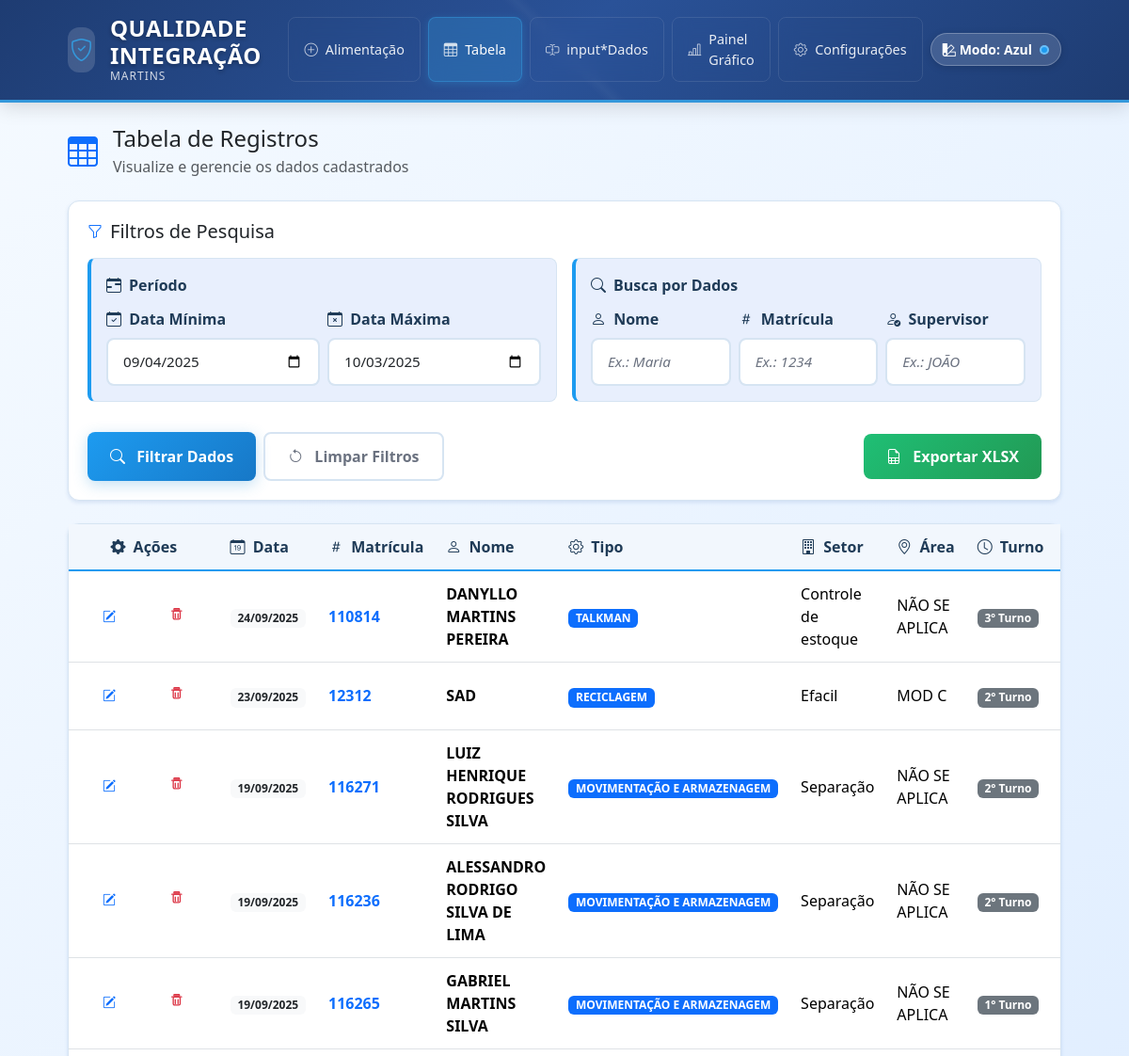
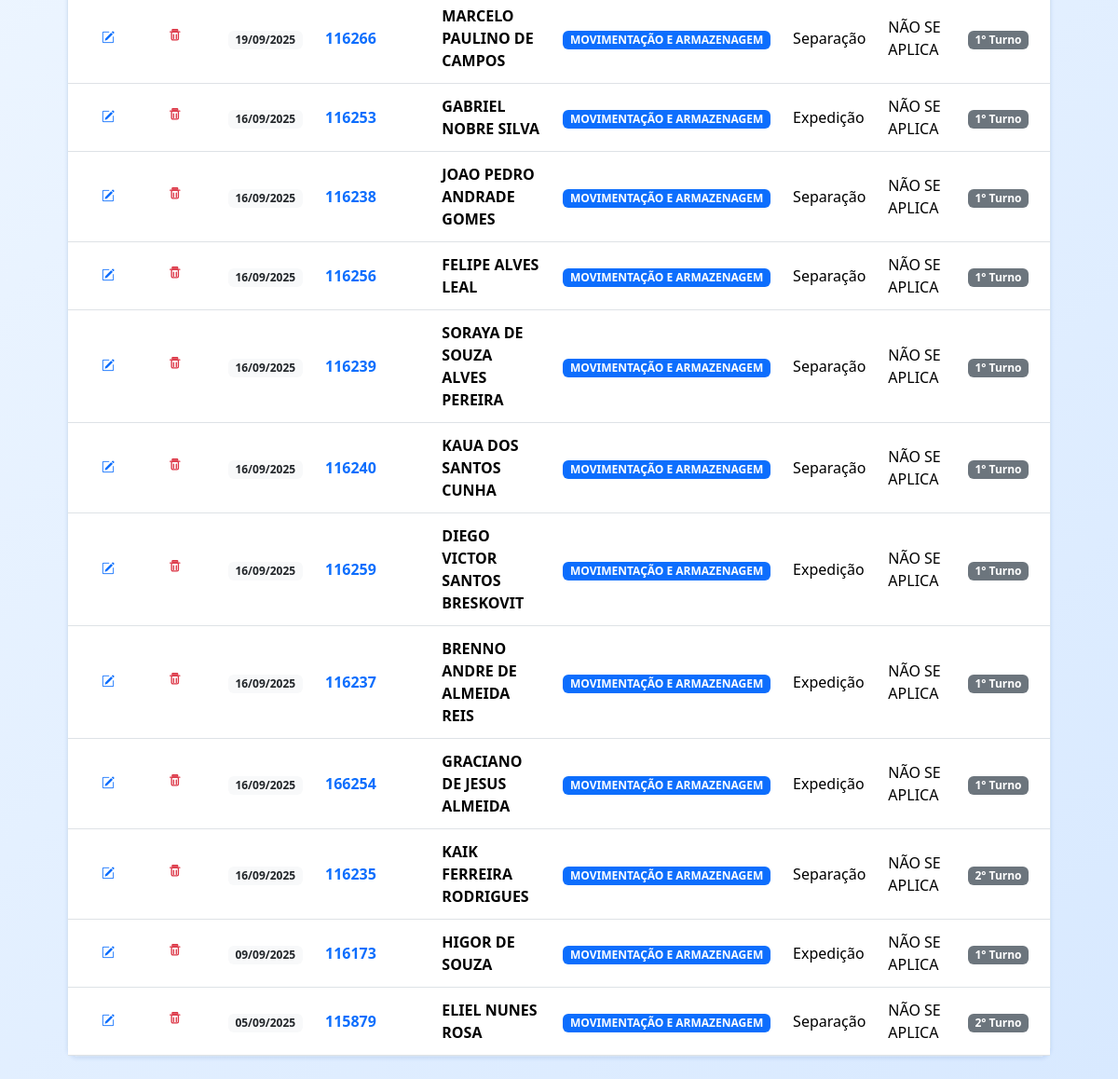
/tabela, run on the app's committed database (2 pictures, top to bottom).
### app/models.py (models this page shows, shortened)
class Colaborador(db.Model):
    __tablename__ = 'colaboradores'
    id = db.Column(db.Integer, primary_key=True)
    matricula = db.Column(db.Integer, nullable=False, index=True)
    nome = db.Column(db.String(120), nullable=False)
    tipo = db.Column(db.String(50), nullable=False)  # from list 'tipo'
    setor = db.Column(db.String(50), nullable=False)  # from list 'setor'
    area = db.Column(db.String(120), nullable=False)  # list 'area' (editable)
    turno = db.Column(db.String(50), nullable=False)  # from list 'turno'
    supervisor = db.Column(db.String(120), nullable=False)  # stored UPPER
    integracao = db.Column(db.String(10), nullable=False)  # from list 'integracao'
    data = db.Column(db.Date, nullable=False, default=datetime.utcnow)
    observacao = db.Column(db.Text, nullable=True)
    created_at = db.Column(db.DateTime, default=datetime.utcnow)

### app/views.py (the view)
@bp.route('/tabela')
def tabela():
    today = datetime.today().date()
    default_min = (today - timedelta(days=29)).strftime('%Y-%m-%d')
    default_max = today.strftime('%Y-%m-%d')
    min_date_str = request.args.get('min_data') or default_min
    max_date_str = request.args.get('max_data') or default_max
    q_nome = (request.args.get('q_nome') or '').strip()
    q_supervisor = (request.args.get('q_supervisor') or '').strip()
    q_matricula_raw = (request.args.get('q_matricula') or '').strip()
    q = Colaborador.query
    if min_date_str:
        try:
            min_date = datetime.strptime(min_date_str, '%Y-%m-%d').date()
            q = q.filter(Colaborador.data >= min_date)
        except ValueError:
            flash('Data mínima inválida.', 'warning')
    if max_date_str:
        try:
            max_date = datetime.strptime(max_date_str, '%Y-%m-%d').date()
            q = q.filter(Colaborador.data <= max_date)
        except ValueError:
            flash('Data máxima inválida.', 'warning')
    if q_nome:
        q = q.filter(Colaborador.nome.ilike(f"%{q_nome}%"))
    if q_supervisor:
        q = q.filter(Colaborador.supervisor.ilike(f"%{q_supervisor}%"))
    if q_matricula_raw:
        try:
            q_matricula = int(q_matricula_raw)
            q = q.filter(Colaborador.matricula == q_matricula)
        except ValueError:
            flash('Matrícula para filtro deve ser numérica.', 'warning')
    page = max(1, request.args.get('page', default=1, type=int) or 1)
    per_page = request.args.get('per_page', default=25, type=int) or 25
    per_page = max(5, min(per_page, 100))
    q = q.order_by(Colaborador.data.desc(), Colaborador.created_at.desc())
    pagination = db.paginate(q, page=page, per_page=per_page, error_out=False)
    try:
        total_pages = int(pagination.pages or 1)
    except Exception:
        total_pages = 1
    window = 2
    start_page = max(1, page - window)
    end_page = min(total_pages, page + window)
    return render_template(
        'tabela.html',
        rows=pagination.items,
        min_data=min_date_str,
        max_data=max_date_str,
        q_nome=q_nome,
        q_supervisor=q_supervisor,
        q_matricula=q_matricula_raw,
        pagination=pagination,
        page=page,
        per_page=per_page,
        start_page=start_page,
        end_page=end_page,
    )

### templates/tabela.html (shortened to what this page needs)
{% extends 'base.html' %}
{% block content %}
<div class="row">
  <div class="col-12">
    <div class="d-flex align-items-center mb-4">
      <i class="bi bi-table text-primary me-3" style="font-size: 2rem;"></i>
      <div>
        <h2 class="h4 mb-1">Tabela de Registros</h2>
        <p class="text-muted mb-0">Visualize e gerencie os dados cadastrados</p>
      </div>
    </div>
    <div class="card mb-4">
      <div class="card-body">
        <div class="d-flex align-items-center mb-3">
          <i class="bi bi-funnel text-primary me-2"></i>
          <h5 class="mb-0">Filtros de Pesquisa</h5>
        </div>
        <form class="row g-3" method="get">
          <div class="col-md-6">
            <div class="field-group">
              <div class="field-group-title">
                <i class="bi bi-calendar-range"></i>
                Período
              </div>
              <div class="row g-2">
                <div class="col-6">
                  <label class="form-label">
                    <i class="bi bi-calendar-check me-1"></i>
                    Data Mínima
                  </label>
                  <input type="date" name="min_data" class="form-control" value="{{ min_data or '' }}">
                </div>
                <div class="col-6">
                  <label class="form-label">
                    <i class="bi bi-calendar-x me-1"></i>
                    Data Máxima
                  </label>
                  <input type="date" name="max_data" class="form-control" value="{{ max_data or '' }}">
                </div>
              </div>
            </div>
          </div>
          <div class="col-md-6">
            <div class="field-group">
              <div class="field-group-title">
                <i class="bi bi-search"></i>
                Busca por Dados
              </div>
              <div class="row g-2">
                <div class="col-4">
                  <label class="form-label">
                    <i class="bi bi-person me-1"></i>
                    Nome
                  </label>
                  <input type="text" name="q_nome" class="form-control" value="{{ q_nome or '' }}" placeholder="Ex.: Maria">
                </div>
                <div class="col-4">
                  <label class="form-label">
                    <i class="bi bi-hash me-1"></i>
                    Matrícula
                  </label>
                  <input type="number" name="q_matricula" class="form-control" value="{{ q_matricula or '' }}" placeholder="Ex.: 1234">
                </div>
                <div class="col-4">
                  <label class="form-label">
                    <i class="bi bi-person-check me-1"></i>
                    Supervisor
                  </label>
                  <input type="text" name="q_supervisor" class="form-control" value="{{ q_supervisor or '' }}" placeholder="Ex.: JOÃO">
                </div>
              </div>
            </div>
          </div>
          <div class="col-12">
            <div class="d-flex gap-2 justify-content-between align-items-center">
              <div class="d-flex gap-2">
                <button class="btn btn-primary" type="submit">
                  <i class="bi bi-search me-2"></i>
                  Filtrar Dados
                </button>
                <a class="btn btn-outline-secondary" href="{{ url_for('main.tabela') }}">
                  <i class="bi bi-arrow-counterclockwise me-2"></i>
                  Limpar Filtros
                </a>
              </div>
              <a class="btn btn-success" href="{{ url_for('main.tabela_export', min_data=min_data, max_data=max_data, q_nome=q_nome, q_matricula=q_matricula, q_supervisor=q_supervisor) }}">
                <i class="bi bi-file-earmark-spreadsheet me-2"></i>
                Exportar XLSX
              </a>
            </div>
          </div>
        </form>
      </div>
    </div>
    <div class="card">
      <div class="card-body p-0">
        <div class="table-responsive">
          <table class="table table-hover align-middle mb-0">
            <thead class="table-light sticky-top">
              <tr>
                <th style="width: 80px;" class="text-center">
                  <i class="bi bi-gear-fill me-1"></i>
                  Ações
                </th>
                <th>
                  <i class="bi bi-calendar-date me-1"></i>
                  Data
                </th>
                <th>
                  <i class="bi bi-hash me-1"></i>
                  Matrícula
                </th>
                <th>
                  <i class="bi bi-person me-1"></i>
                  Nome
                </th>
                <th>
                  <i class="bi bi-gear me-1"></i>
                  Tipo
                </th>
                <th>
                  <i class="bi bi-building me-1"></i>
                  Setor
                </th>
                <th>
                  <i class="bi bi-geo-alt me-1"></i>
                  Área
                </th>
                <th>
                  <i class="bi bi-clock me-1"></i>
                  Turno
                </th>
                <th>
                </th>
              </tr>
            </thead>
            <tbody>
              {% for r in rows %}
              <tr class="table-row-hover">
                <td class="text-center">
                  <div class="d-flex justify-content-center gap-2">
                    <a class="btn btn-sm btn-outline-primary" title="Editar registro"
                       href="{{ url_for('main.editar_colaborador', item_id=r.id, min_data=min_data, max_data=max_data, q_nome=q_nome, q_matricula=q_matricula, q_supervisor=q_supervisor, page=page, per_page=per_page) }}">
                      <i class="bi bi-pencil-square"></i>
                    </a>
                    <form method="post" class="js-delete-form" data-confirm-message="⚠️ Confirma excluir este registro?" action="{{ url_for('main.excluir', item_id=r.id, min_data=min_data, max_data=max_data, q_nome=q_nome, q_matricula=q_matricula, q_supervisor=q_supervisor, page=page, per_page=per_page) }}" style="display:inline;">
                      <button class="btn btn-sm btn-outline-danger" title="Excluir registro">
                        <span class="trash-anim" aria-hidden="true">
                        </span>
                      </button>
                    </form>
                  </div>
                </td>
                <td>
                  <span class="badge bg-light text-dark">
                    {{ r.data.strftime('%d/%m/%Y') }}
                  </span>
                </td>
                <td>
                  <strong class="text-primary">{{ r.matricula }}</strong>
                </td>
                <td>
                  <div>
                    <div class="fw-semibold">{{ r.nome }}</div>
                  </div>
                </td>
                <td>
                  <span class="badge bg-primary">{{ r.tipo }}</span>
                </td>
                <td>{{ r.setor }}</td>
                <td>{{ r.area }}</td>
                <td>
                  <span class="badge bg-secondary">{{ r.turno }}</span>
                </td>
                <td>
                </td>
              </tr>
              {% endfor %}
            </tbody>
          </table>
        </div>
      </div>
    </div>
  </div>
</div>
{% endblock %}

### templates/base.html (shortened to what this page needs)
<!doctype html>
<html lang="pt-br">
  <head>
    <link href="https://cdn.jsdelivr.net/npm/bootstrap@5.3.3/dist/css/bootstrap.min.css" rel="stylesheet">
    <link href="https://cdn.jsdelivr.net/npm/bootstrap-icons@1.11.0/font/bootstrap-icons.css" rel="stylesheet">
    <link rel="stylesheet" href="{{ url_for('static', filename='css/styles.css') }}">
  <link rel="stylesheet" href="{{ url_for('static', filename='css/loading.css') }}">
    <link id="theme-css" rel="stylesheet" href="{{ url_for('static', filename='css/styles-2.css') }}" />
  </head>
  <body>
    <header class="header-professional">
      <div class="container">
        <div class="d-flex justify-content-between align-items-center py-3">
          <div class="brand-section">
            <div class="d-flex align-items-center">
              <div class="brand-icon me-3">
                <i class="bi bi-shield-check"></i>
              </div>
              <div class="brand-text">
                <h1 class="brand-title mb-0">QUALIDADE INTEGRAÇÃO</h1>
                <div class="brand-subtitle">MARTINS</div>
              </div>
            </div>
          </div>
          <nav class="main-nav d-none d-md-flex">
            <a class="nav-item {{ 'active' if request.endpoint == 'main.alimentacao' else '' }}" href="{{ url_for('main.alimentacao') }}">
              <i class="bi bi-plus-circle me-2"></i>
              <span>Alimentação</span>
            </a>
            <a class="nav-item {{ 'active' if request.endpoint == 'main.tabela' else '' }}" href="{{ url_for('main.tabela') }}">
              <i class="bi bi-table me-2"></i>
              <span>Tabela</span>
            </a>
            <a class="nav-item {{ 'active' if request.endpoint == 'main.input_dados' else '' }}" href="{{ url_for('main.input_dados') }}">
              <i class="bi bi-input-cursor-text me-2"></i>
              <span>input*Dados</span>
            </a>
            <a class="nav-item {{ 'active' if request.endpoint == 'main.painel_grafico' else '' }}" href="{{ url_for('main.painel_grafico') }}">
              <i class="bi bi-bar-chart-line me-2"></i>
              <span>Painel Gráfico</span>
            </a>
            <a class="nav-item {{ 'active' if request.endpoint == 'main.config_lists' else '' }}" href="{{ url_for('main.config_lists') }}">
              <i class="bi bi-gear me-2"></i>
              <span>Configurações</span>
            </a>
          </nav>
          <div class="d-none d-md-flex align-items-center ms-2">
            <div class="dropdown">
              <button class="btn btn-sm theme-toggle d-flex align-items-center" type="button" id="themeMenu" data-bs-toggle="dropdown" aria-expanded="false" aria-label="Selecionar modo de cor">
                <i class="bi bi-palette2 me-1"></i>
                <span class="d-none d-lg-inline">Modo:</span>
                <span id="current-theme-name" class="fw-semibold ms-1">Azul</span>
                <span id="current-theme-dot" class="theme-dot ms-2" aria-hidden="true"></span>
              </button>
            </div>
          </div>
        </div>
      </div>
    </header>
    <main class="container my-4">
      {% block content %}{% endblock %}
    </main>
  </body>
</html>

### data on the page
Colaborador: data "24/09/2025", matricula "110814", nome "DANYLLO MARTINS PEREIRA", tipo "TALKMAN", setor "Controle de estoque", area "NÃO SE APLICA", turno "3º Turno"
Colaborador: data "23/09/2025", matricula "12312", nome "SAD", tipo "RECICLAGEM", setor "Efacil", area "MOD C", turno "2° Turno"
Colaborador: data "19/09/2025", matricula "116271", nome "LUIZ HENRIQUE RODRIGUES SILVA", tipo "MOVIMENTAÇÃO E ARMAZENAGEM", setor "Separação", area "NÃO SE APLICA", turno "2° Turno"
Colaborador: data "19/09/2025", matricula "116236", nome "ALESSANDRO RODRIGO SILVA DE LIMA", tipo "MOVIMENTAÇÃO E ARMAZENAGEM", setor "Separação", area "NÃO SE APLICA", turno "2° Turno"
Colaborador: data "19/09/2025", matricula "116265", nome "GABRIEL MARTINS SILVA", tipo "MOVIMENTAÇÃO E ARMAZENAGEM", setor "Separação", area "NÃO SE APLICA", turno "1° Turno"
Colaborador: data "19/09/2025", matricula "116266", nome "MARCELO PAULINO DE CAMPOS", tipo "MOVIMENTAÇÃO E ARMAZENAGEM", setor "Separação", area "NÃO SE APLICA", turno "1° Turno"
Colaborador: data "16/09/2025", matricula "116253", nome "GABRIEL NOBRE SILVA", tipo "MOVIMENTAÇÃO E ARMAZENAGEM", setor "Expedição", area "NÃO SE APLICA", turno "1° Turno"
Colaborador: data "16/09/2025", matricula "116238", nome "JOAO PEDRO ANDRADE GOMES", tipo "MOVIMENTAÇÃO E ARMAZENAGEM", setor "Separação", area "NÃO SE APLICA", turno "1° Turno"
Colaborador: data "16/09/2025", matricula "116256", nome "FELIPE ALVES LEAL", tipo "MOVIMENTAÇÃO E ARMAZENAGEM", setor "Separação", area "NÃO SE APLICA", turno "1° Turno"
Colaborador: data "16/09/2025", matricula "116239", nome "SORAYA DE SOUZA ALVES PEREIRA", tipo "MOVIMENTAÇÃO E ARMAZENAGEM", setor "Separação", area "NÃO SE APLICA", turno "1° Turno"
Colaborador: data "16/09/2025", matricula "116240", nome "KAUA DOS SANTOS CUNHA", tipo "MOVIMENTAÇÃO E ARMAZENAGEM", setor "Separação", area "NÃO SE APLICA", turno "1° Turno"
Colaborador: data "16/09/2025", matricula "116259", nome "DIEGO VICTOR SANTOS BRESKOVIT", tipo "MOVIMENTAÇÃO E ARMAZENAGEM", setor "Expedição", area "NÃO SE APLICA", turno "1° Turno"
Colaborador: data "16/09/2025", matricula "116237", nome "BRENNO ANDRE DE ALMEIDA REIS", tipo "MOVIMENTAÇÃO E ARMAZENAGEM", setor "Expedição", area "NÃO SE APLICA", turno "1° Turno"
Colaborador: data "16/09/2025", matricula "166254", nome "GRACIANO DE JESUS ALMEIDA", tipo "MOVIMENTAÇÃO E ARMAZENAGEM", setor "Expedição", area "NÃO SE APLICA", turno "1° Turno"
Colaborador: data "16/09/2025", matricula "116235", nome "KAIK FERREIRA RODRIGUES", tipo "MOVIMENTAÇÃO E ARMAZENAGEM", setor "Separação", area "NÃO SE APLICA", turno "2° Turno"
Colaborador: data "09/09/2025", matricula "116173", nome "HIGOR DE SOUZA", tipo "MOVIMENTAÇÃO E ARMAZENAGEM", setor "Expedição", area "NÃO SE APLICA", turno "1° Turno"
Colaborador: data "05/09/2025", matricula "115879", nome "ELIEL NUNES ROSA", tipo "MOVIMENTAÇÃO E ARMAZENAGEM", setor "Separação", area "NÃO SE APLICA", turno "2° Turno"
